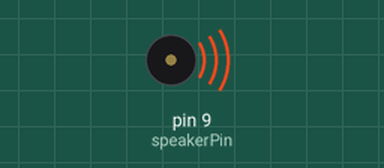
A sketch run on a simulated Arduino Uno, built with avr-gcc and run on an emulated ATmega328P. Parts: buzzer (waves = sounding).

Above: at 0.05 s.
Timing chart, 0 to 3.0 s (numbered marks = the images above):
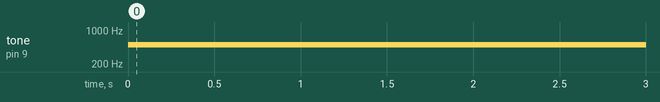

Measured:
- by itself, tone on pin 9 (speakerPin): silent → 500 Hz at 0.00 s

The sketch:

2_tone.ino
```cpp
int speakerPin = 9; // connect speaker to digital pin 9

void setup() {

  pinMode(speakerPin, OUTPUT); // set the speaker pin as an output

}

void loop() {

  // generate a 1 kHz tone for 1 second

  tone(speakerPin, 500, 1000);

  delay(1000); // wait for 1 second

}
```
